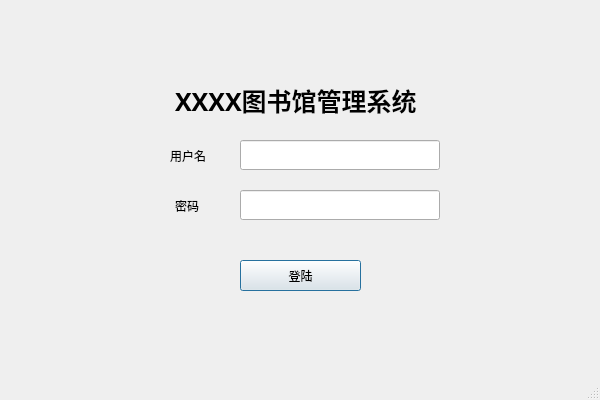
<?xml version="1.0" encoding="UTF-8"?>
<ui version="4.0">
 <class>title_box</class>
 <widget class="QDialog" name="title_box">
  <property name="enabled">
   <bool>true</bool>
  </property>
  <property name="geometry">
   <rect>
    <x>0</x>
    <y>0</y>
    <width>600</width>
    <height>400</height>
   </rect>
  </property>
  <property name="minimumSize">
   <size>
    <width>600</width>
    <height>400</height>
   </size>
  </property>
  <property name="maximumSize">
   <size>
    <width>600</width>
    <height>400</height>
   </size>
  </property>
  <property name="windowTitle">
   <string>XXXX图书馆管理系统</string>
  </property>
  <property name="windowIcon">
   <iconset>
    <normalon>:/logo.png</normalon>
   </iconset>
  </property>
  <property name="sizeGripEnabled">
   <bool>true</bool>
  </property>
  <widget class="QLabel" name="title_label">
   <property name="geometry">
    <rect>
     <x>175</x>
     <y>80</y>
     <width>251</width>
     <height>41</height>
    </rect>
   </property>
   <property name="font">
    <font>
     <family>微软雅黑</family>
     <pointsize>19</pointsize>
     <weight>75</weight>
     <bold>true</bold>
    </font>
   </property>
   <property name="text">
    <string>XXXX图书馆管理系统</string>
   </property>
  </widget>
  <widget class="QPushButton" name="input_button">
   <property name="geometry">
    <rect>
     <x>240</x>
     <y>260</y>
     <width>121</width>
     <height>31</height>
    </rect>
   </property>
   <property name="font">
    <font>
     <family>微软雅黑</family>
    </font>
   </property>
   <property name="text">
    <string>登陆</string>
   </property>
  </widget>
  <widget class="QLabel" name="label">
   <property name="geometry">
    <rect>
     <x>170</x>
     <y>150</y>
     <width>54</width>
     <height>12</height>
    </rect>
   </property>
   <property name="text">
    <string>用户名</string>
   </property>
  </widget>
  <widget class="QLabel" name="label_2">
   <property name="geometry">
    <rect>
     <x>175</x>
     <y>200</y>
     <width>54</width>
     <height>12</height>
    </rect>
   </property>
   <property name="text">
    <string>密码</string>
   </property>
  </widget>
  <widget class="QLineEdit" name="lineEdit">
   <property name="geometry">
    <rect>
     <x>240</x>
     <y>140</y>
     <width>200</width>
     <height>30</height>
    </rect>
   </property>
  </widget>
  <widget class="QLineEdit" name="lineEdit_2">
   <property name="geometry">
    <rect>
     <x>240</x>
     <y>190</y>
     <width>200</width>
     <height>30</height>
    </rect>
   </property>
  </widget>
 </widget>
 <resources>
  <include location="image/image.qrc"/>
 </resources>
 <connections>
  <connection>
   <sender>input_button</sender>
   <signal>clicked()</signal>
   <receiver>title_box</receiver>
   <slot>accept()</slot>
   <hints>
    <hint type="sourcelabel">
     <x>314</x>
     <y>272</y>
    </hint>
    <hint type="destinationlabel">
     <x>471</x>
     <y>337</y>
    </hint>
   </hints>
  </connection>
 </connections>
 <slots>
  <slot>messagePushButton()</slot>
 </slots>
</ui>
